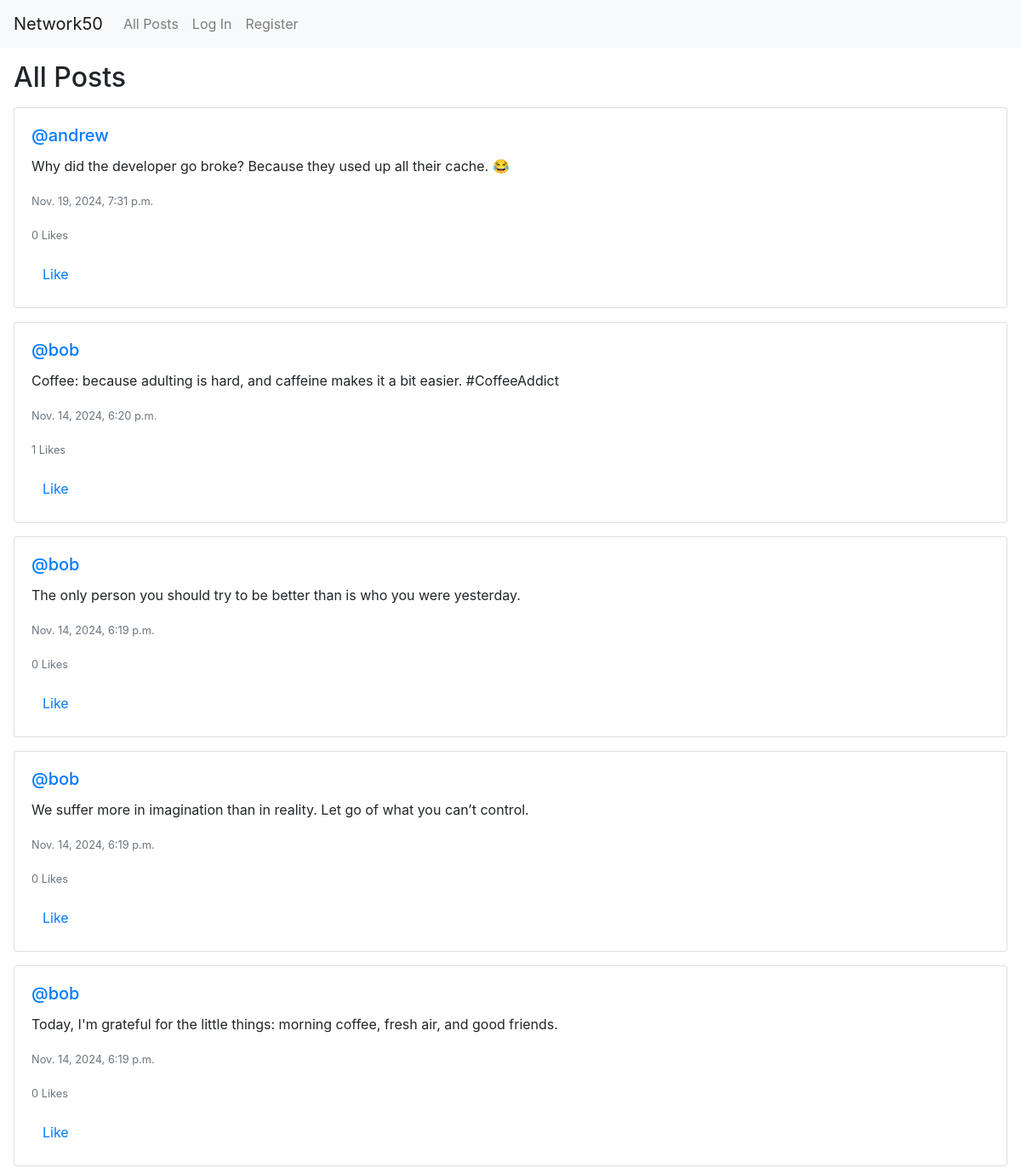
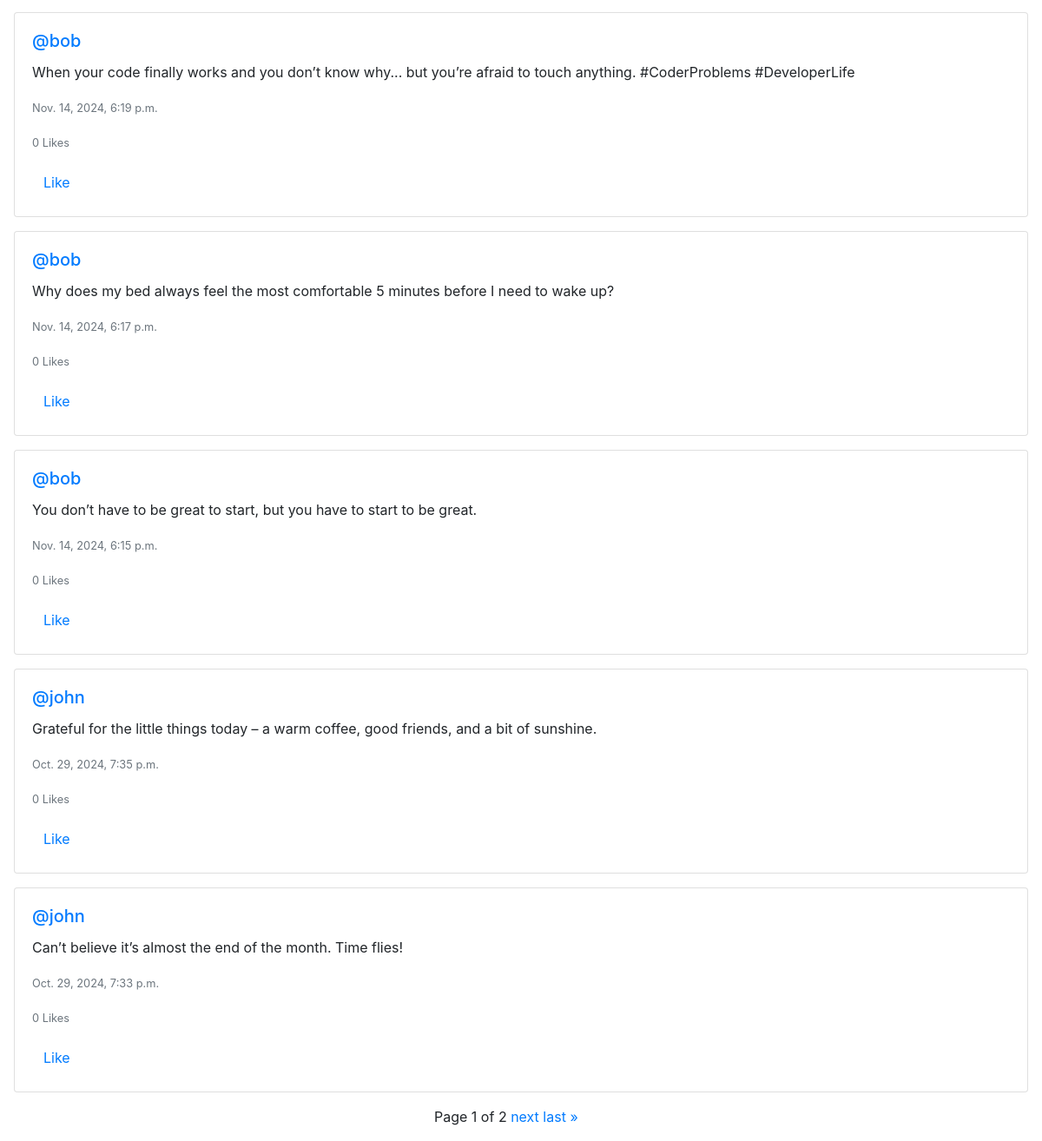
The page / on the database its author committed (2 pictures, top to bottom).
### network/models.py (models this page shows, shortened)
class Post(models.Model):
    user = models.ForeignKey(User, on_delete=models.CASCADE, related_name="posts")
    content = models.TextField()
    timestamp = models.DateTimeField(auto_now_add=True)
    likes = models.ManyToManyField(User, related_name="liked_posts", blank=True)

class User(AbstractUser):
    following = models.ManyToManyField("self", symmetrical=False, related_name="followers")

### network/views.py (the view)
# urls.py: path("", views.index, name="index"),
def index(request):
    posts = Post.objects.all().order_by("-timestamp")
    paginator = Paginator(posts, 10)
    page_number = request.GET.get("page")
    page_obj = paginator.get_page(page_number)
    return render(request, "network/index.html", {
        "page_obj": page_obj
    })

### network/templates/network/index.html (shortened to what this page needs)
{% extends "network/layout.html" %}
{% block body %}
    <h2 class="my-3 mx-3">All Posts</h2>
    <div class="posts my-3 mx-3">
        {% for post in page_obj %}
            <div class="post card mb-3" id="post-{{ post.id }}">
                <div class="card-body">
                    <h5 class="card-title">
                        <a href="{% url 'profile' post.user.username %}">@{{ post.user.username }}</a>
                    </h5>
                    <p class="card-text" id="content-{{ post.id }}">{{ post.content }}</p>
                    <p class="card-text"><small class="text-muted">{{ post.timestamp }}</small></p>
                    <p class="card-text"><small class="text-muted" id="like-count-{{ post.id }}">{{ post.likes.count }} Likes</small></p>
                    <button class="btn btn-link" id="like-button-{{ post.id }}" onclick="toggleLike({{ post.id }})">
                        {% if user in post.likes.all %}
                            Unlike
                        {% else %}
                            Like
                        {% endif %}
                    </button>
                </div>
            </div>
        {% empty %}
            <p>No posts yet.</p>
        {% endfor %}
    </div>
    <div class="pagination mx-auto my-3" style="width: 200px">
        <span class="step-links">
            <span class="current">
                Page {{ page_obj.number }} of {{ page_obj.paginator.num_pages }}
            </span>
            {% if page_obj.has_next %}
                <a href="?page={{ page_obj.next_page_number }}">next</a>
                <a href="?page={{ page_obj.paginator.num_pages }}">last &raquo;</a>
            {% endif %}
        </span>
    </div>
{% endblock %}

### network/templates/network/layout.html (shortened to what this page needs)
{% load static %}
<!DOCTYPE html>
<html lang="en">
    <head>
        <link rel="stylesheet" href="https://stackpath.bootstrapcdn.com/bootstrap/4.4.1/css/bootstrap.min.css">
        <link href="{% static 'network/styles.css' %}" rel="stylesheet">
    </head>
    <body>
        <nav class="navbar navbar-expand-lg navbar-light bg-light">
            <a class="navbar-brand" href="{% url 'index' %}">Network50</a>
            <div>
              <ul class="navbar-nav mr-auto">
                <li class="nav-item">
                  <a class="nav-link" href="{% url 'index' %}">All Posts</a>
                </li>
                {% if user.is_authenticated %}
                    <li class="nav-item">
                        <a class="nav-link" href="{% url 'following' %}">Following</a>
                    </li>
                    <li class="nav-item">
                        <a class="nav-link" href="{% url 'logout' %}">Log Out</a>
                    </li>
                {% else %}
                    <li class="nav-item">
                        <a class="nav-link" href="{% url 'login' %}">Log In</a>
                    </li>
                    <li class="nav-item">
                        <a class="nav-link" href="{% url 'register' %}">Register</a>
                    </li>
                {% endif %}
              </ul>
            </div>
          </nav>
        <div class="body">
            {% block body %}
            {% endblock %}
        </div>
    </body>
</html>

### rows shown on the page
Post: user.username "andrew", content "Why did the developer go broke? Because they used up all their cache. 😂", timestamp "Nov. 19, 2024, 7:31 p.m.", likes.count "0", shows "Like"
Post: user.username "bob", content "Coffee: because adulting is hard, and caffeine makes it a bit easier. #CoffeeAddict", timestamp "Nov. 14, 2024, 6:20 p.m.", likes.count "1", shows "Like"
Post: user.username "bob", content "The only person you should try to be better than is who you were yesterday.", timestamp "Nov. 14, 2024, 6:19 p.m.", likes.count "0", shows "Like"
Post: user.username "bob", content "We suffer more in imagination than in reality. Let go of what you can’t control.", timestamp "Nov. 14, 2024, 6:19 p.m.", likes.count "0", shows "Like"
Post: user.username "bob", content "Today, I'm grateful for the little things: morning coffee, fresh air, and good friends.", timestamp "Nov. 14, 2024, 6:19 p.m.", likes.count "0", shows "Like"
Post: user.username "bob", content "When your code finally works and you don’t know why... but you’re afraid to touch anything. #CoderProblems #DeveloperLife", timestamp "Nov. 14, 2024, 6:19 p.m.", likes.count "0", shows "Like"
Post: user.username "bob", content "Why does my bed always feel the most comfortable 5 minutes before I need to wake up?", timestamp "Nov. 14, 2024, 6:17 p.m.", likes.count "0", shows "Like"
Post: user.username "bob", content "You don’t have to be great to start, but you have to start to be great.", timestamp "Nov. 14, 2024, 6:15 p.m.", likes.count "0", shows "Like"
Post: user.username "john", content "Grateful for the little things today – a warm coffee, good friends, and a bit of sunshine.", timestamp "Oct. 29, 2024, 7:35 p.m.", likes.count "0", shows "Like"
Post: user.username "john", content "Can’t believe it’s almost the end of the month. Time flies!", timestamp "Oct. 29, 2024, 7:33 p.m.", likes.count "0", shows "Like"

### other values the page prints
{{ page_obj.number }} "1"
{{ page_obj.paginator.num_pages }} "2"
